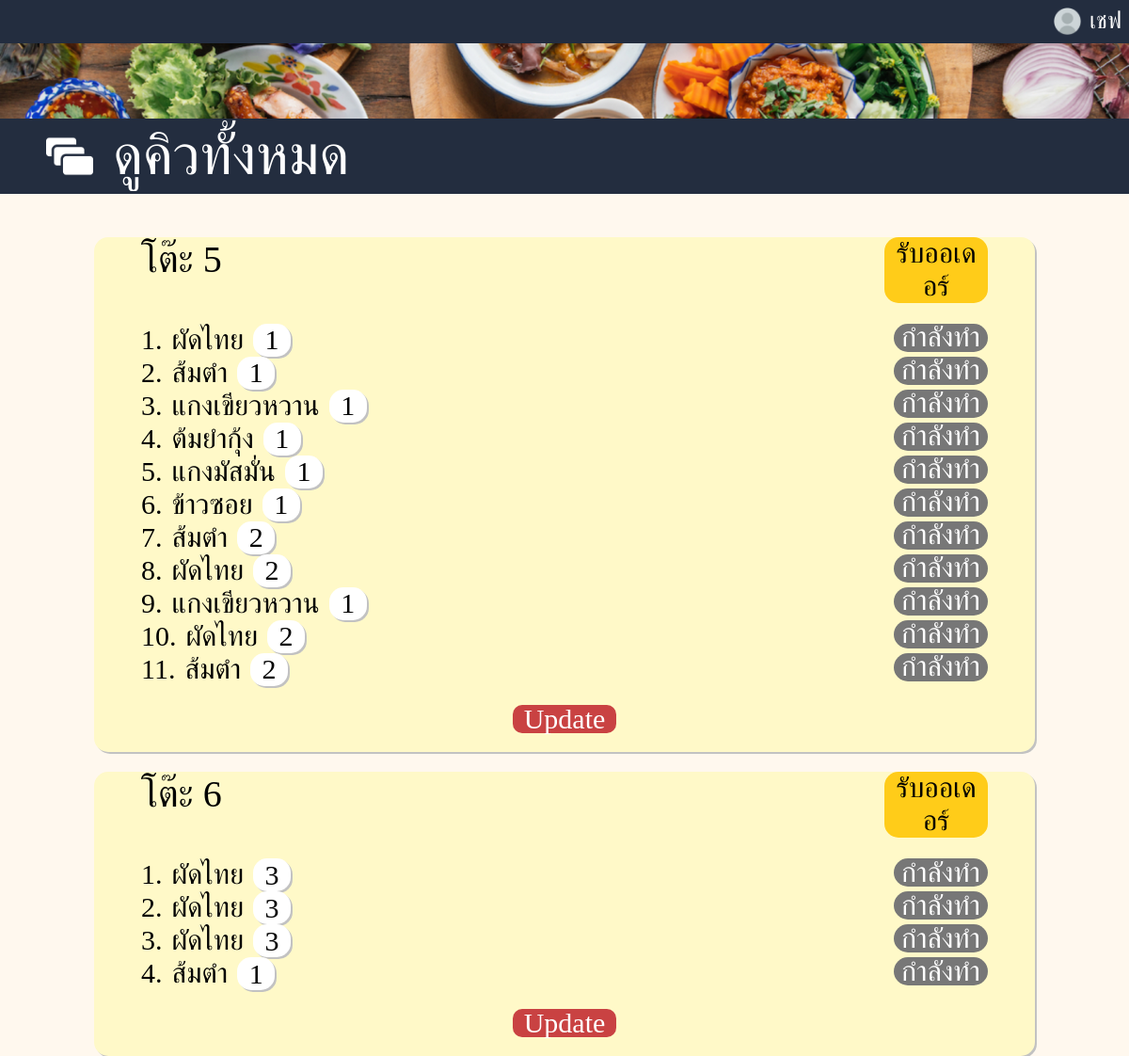
The page /staff/chef/chef.php on the database as committed earlier.
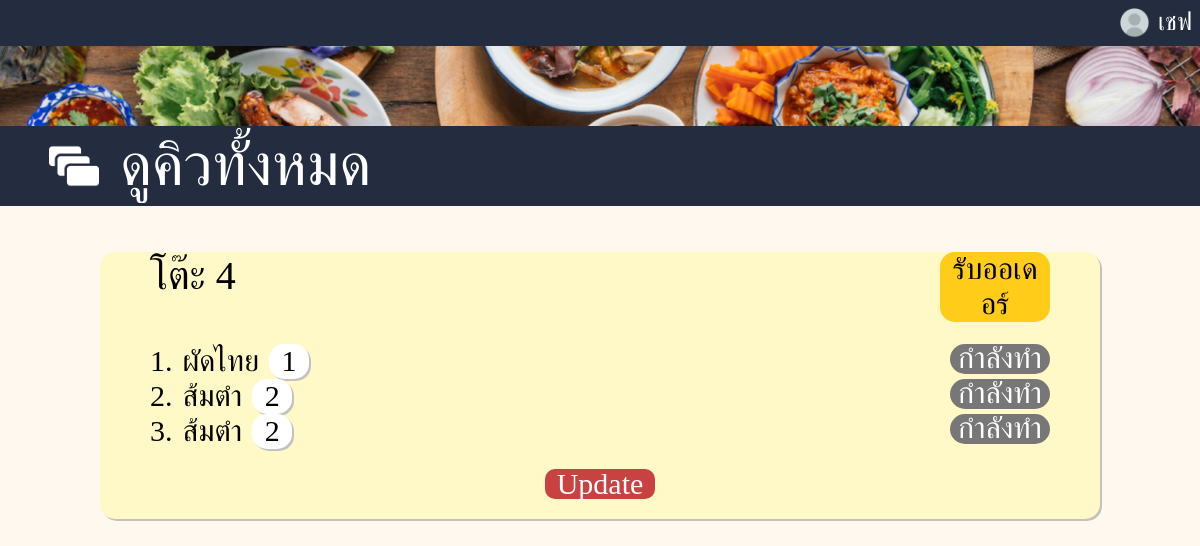
The same page on the database as committed later.
### tables this page shows
CREATE TABLE "order_item" (
	"orderitem_id"	INTEGER,
	"order_id"	INTEGER NOT NULL,
	"menu_id"	INTEGER NOT NULL,
	"quantity"	INTEGER NOT NULL,
	"status"	TEXT NOT NULL CHECK("status" IN ('กำลังทำอาหาร', 'รับออเดอร์', 'เสร็จสิ้นพร้อมเสิร์ฟ')),
	FOREIGN KEY("menu_id") REFERENCES "menu"("menu_id"),
	FOREIGN KEY("order_id") REFERENCES "orders"("order_id"),
	PRIMARY KEY("orderitem_id" AUTOINCREMENT)
);

CREATE TABLE "orders" (
	"order_id"	INTEGER,
	"table_id"	INTEGER NOT NULL,
	"order_status"	TEXT NOT NULL CHECK("order_status" IN ('ยังไม่จ่าย', 'จ่ายแล้ว')),
	"order_time"	DATETIME NOT NULL,
	FOREIGN KEY("table_id") REFERENCES "tables"("table_id"),
	PRIMARY KEY("order_id")
);

CREATE TABLE menu (
    menu_id INTEGER PRIMARY KEY AUTOINCREMENT,
    name TEXT NOT NULL,
    price DECIMAL(10, 2) NOT NULL,
    category TEXT CHECK(category IN ('อาหารจานเดียว', 'เครื่องดื่ม', 'กับข้าว', 'ของหวาน')) NOT NULL,
    region TEXT CHECK(region IN ('ภาคเหนือ', 'ภาคกลาง', 'ภาคใต้', 'ภาคอีสาน')) NOT NULL,
    file_path TEXT NOT NULL
);

### staff/chef/chef.php (the view, shortened to what this page needs)
<?php
$db = new MyDB();
$sql = "SELECT ord.*, o.*, m.name AS menu_name
        FROM order_item o
        JOIN menu m ON o.menu_id = m.menu_id
        JOIN orders ord ON o.order_id = ord.order_id
        ORDER BY ord.table_id, o.orderitem_id;";
$result = $db->query($sql);
?>
<!DOCTYPE html>
<html lang="en">
<head>
    <link rel="stylesheet" href="chef.css">
</head>
<body>
    <header>
        <img src="profile.png" alt="profile">
        <span>เชฟ</span>
    </header>
    <top>
        <div>
            <div class="queue">
            </div>
        </div>
        <div class="option_container">
            <div class="option-frame">
                <img src="rectangles.png" alt="">
                <span>ดูคิวทั้งหมด</span>
            </div>
        </div>
    </top>
    <div class="content">
        <div class="center-content">
            <div class="box">
                <?php
                if ($result) {
                    $currentTableId = null;
                    $orderCount = 0;
                    while ($row = $result->fetchArray(SQLITE3_ASSOC)) {
                        $tableId = $row['table_id'];
                        $orderId = $row['order_id'];
                        $menuName = $row['menu_name'];
                        $quantity = $row['quantity'];
                        if ($tableId != $currentTableId) {
                            if ($currentTableId !== null) {
                                echo '</div>';
                                echo '<div class="button-update">';
                                echo '<button>Update</button>';
                                echo '</div>';
                                echo '</div>';
                            }
                            echo '<div class="box-test1">';
                            echo '<div class="headliner">';
                            echo '<div class="text-button">';
                            echo "<span>โต๊ะ $tableId</span>";
                            echo '<span><button>รับออเดอร์</button></span>';
                            echo '</div>';
                            echo '</div>';
                            echo '<div class="contentinbox">';
                            $currentTableId = $tableId;
                            $orderCount = 0;
                        }
                        $orderCount++;
                        echo '<div class="row">';
                        echo '<div class="left">';
                        echo "<span>$orderCount.</span>";
                        echo "<span>$menuName</span>";
                        echo '<div class="boxnum">';
                        echo "<span>$quantity</span>";
                        echo '</div>';
                        echo '</div>';
                        echo '<div class="right">';
                        echo '<label for="option' . $orderId . '" class="status" data-table-id="' . $tableId . '">กำลังทำ</label>';
                        echo '</div>';
                        echo '</div>';
                    }
                    echo '</div>';
                    echo '<div class="button-update">';
                    echo '<button>Update</button>';
                    echo '</div>';
                    echo '</div>';
                } else {
                    echo "No orders found.";
                }
                ?>
            </div>
        </div>
    </div>
</body>
</html>

### staff/chef/chef.css (style rules this page uses)
* { padding: 0px; margin: 0px; box-sizing: border-box; font-family: 'Moh Luang'; }
body { font-family: 'Moh Luang'; background-color: #FFF8EE; }
header { background-color: #232D3F; color: #fff; padding: 8px; display: flex; justify-content: flex-end; align-items: center; font-size: 25px; max-height: 100px; }
header img { max-width: 95px; max-height: 30px; margin-right: 8px; }
.queue { background-image: url('banner.png'); background-size: cover; background-position: center; display: flex; justify-content: right; height: 80px; }
.option_container { display: flex; height: 80px; background-color: #232D3F; }
.option-frame { width: 420px; height: 80px; justify-content: center; align-items: center; display: flex; }
.option-frame img { width: 50px; height: 50px; }
.option-frame span { font-size: 60px; color: white; padding-left: 5%; }
.content { display: flex; margin-top: 2%; }
.box { width: 100%; height: auto; display: grid; grid-template-columns: repeat(1, minmax(0, 1fr)); align-items: center; justify-items: center; }
.center-content { width: 90%; height: 100%; display: flex; flex-direction: column; align-items: center; }
.box-test1 { margin-top: 2%; background-color: #FFF9C8; width: 100%; max-width: 1000px; height: auto; display: flex; flex-direction: column; border-style: none; border-radius: 15px; box-shadow: 2px 2px #c2c2c2; }
.headliner { display: flex; flex-direction: column; width: 100%; height: 30%; justify-content: center; }
.text-button { display: flex; justify-content: space-between; padding-left: 5%; padding-right: 5%; }
.text-button span { font-size: 40px; }
.text-button button { font-size: 30px; border-radius: 15px; background-color: #FFCC19; width: 110px; border-style: none; }
.contentinbox { margin-top: 2%; width: 100%; height: auto; display: grid; grid-template-columns: repeat(1, minmax(0, 1fr)); }
.row { display: flex; justify-content: space-between; padding-left: 5%; padding-right: 5%; }
.right { display: flex; gap: 20px; }
.left, .right span { font-size: 30px; }
.left { display: flex; gap: 10px; }
.boxnum { width: 40px; background-color: white; display: flex; align-items: center; justify-content: center; border-radius: 15px; box-shadow: 2px 2px #c2c2c2; }
.status { display: flex; align-items: center; justify-content: center; background-color: #777777; font-size: 30px; color: white; width: 100px; height: 30px; border-radius: 15px; }
.button-update { display: flex; align-items: center; justify-content: center; width: 100%; height: 70px; }
.button-update button { width: 110px; height: 30px; font-size: 30px; display: flex; align-items: center; justify-content: center; background-color: #C94242; border-radius: 10px; border-style: none; color: white; }

Rows that differ between the two databases and show on the page:
removed order_item: order.table_id "5", orderCount "1", menu.name "ผัดไทย", quantity "1"
removed order_item: orderCount "2", menu.name "ส้มตำ", quantity "1"
removed order_item: orderCount "3", menu.name "แกงเขียวหวาน", quantity "1"
removed order_item: orderCount "4", menu.name "ต้มยำกุ้ง", quantity "1"
removed order_item: orderCount "5", menu.name "แกงมัสมั่น", quantity "1"
removed order_item: orderCount "6", menu.name "ข้าวซอย", quantity "1"
removed order_item: orderCount "7", menu.name "ส้มตำ", quantity "2"
removed order_item: orderCount "8", menu.name "ผัดไทย", quantity "2"
removed order_item: orderCount "9", menu.name "แกงเขียวหวาน", quantity "1"
removed order_item: orderCount "10", menu.name "ผัดไทย", quantity "2"
removed order_item: orderCount "11", menu.name "ส้มตำ", quantity "2"
removed order_item: shows "Update", order.table_id "6", orderCount "1", menu.name "ผัดไทย", quantity "3"
removed order_item: orderCount "2", menu.name "ผัดไทย", quantity "3"
removed order_item: orderCount "3", menu.name "ผัดไทย", quantity "3"
removed order_item: orderCount "4", menu.name "ส้มตำ", quantity "1"
added order_item: order.table_id "4", orderCount "1", menu.name "ผัดไทย", quantity "1"
added order_item: orderCount "2", menu.name "ส้มตำ", quantity "2"
added order_item: orderCount "3", menu.name "ส้มตำ", quantity "2"
